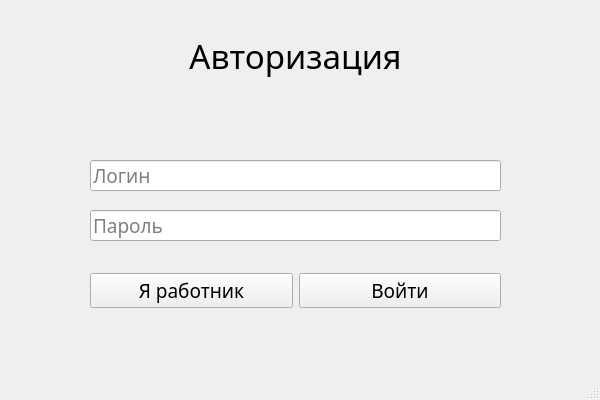
<?xml version="1.0" encoding="UTF-8"?>
<ui version="4.0">
 <class>Form_Authorized_Users</class>
 <widget class="QMainWindow" name="Form_Authorized_Users">
  <property name="geometry">
   <rect>
    <x>0</x>
    <y>0</y>
    <width>600</width>
    <height>400</height>
   </rect>
  </property>
  <property name="font">
   <font>
    <family>Bahnschrift SemiLight</family>
    <pointsize>14</pointsize>
   </font>
  </property>
  <property name="windowTitle">
   <string>Авторизация</string>
  </property>
  <property name="windowIcon">
   <iconset>
    <normaloff>Изображения/Подключение к БД.png</normaloff>Изображения/Подключение к БД.png</iconset>
  </property>
  <widget class="QWidget" name="centralwidget">
   <widget class="QLabel" name="label_Authorized">
    <property name="geometry">
     <rect>
      <x>140</x>
      <y>10</y>
      <width>311</width>
      <height>91</height>
     </rect>
    </property>
    <property name="font">
     <font>
      <pointsize>25</pointsize>
     </font>
    </property>
    <property name="text">
     <string>Авторизация</string>
    </property>
    <property name="alignment">
     <set>Qt::AlignCenter</set>
    </property>
   </widget>
   <widget class="QLineEdit" name="lineE_login">
    <property name="geometry">
     <rect>
      <x>90</x>
      <y>160</y>
      <width>411</width>
      <height>31</height>
     </rect>
    </property>
    <property name="font">
     <font>
      <family>Bahnschrift SemiLight</family>
      <pointsize>14</pointsize>
     </font>
    </property>
    <property name="alignment">
     <set>Qt::AlignLeading|Qt::AlignLeft|Qt::AlignVCenter</set>
    </property>
    <property name="dragEnabled">
     <bool>false</bool>
    </property>
    <property name="placeholderText">
     <string>Логин</string>
    </property>
   </widget>
   <widget class="QLineEdit" name="lineE_password">
    <property name="geometry">
     <rect>
      <x>90</x>
      <y>210</y>
      <width>411</width>
      <height>31</height>
     </rect>
    </property>
    <property name="font">
     <font>
      <family>Bahnschrift SemiLight</family>
      <pointsize>14</pointsize>
     </font>
    </property>
    <property name="alignment">
     <set>Qt::AlignLeading|Qt::AlignLeft|Qt::AlignVCenter</set>
    </property>
    <property name="dragEnabled">
     <bool>false</bool>
    </property>
    <property name="placeholderText">
     <string>Пароль</string>
    </property>
   </widget>
   <widget class="QWidget" name="horizontalLayoutWidget">
    <property name="geometry">
     <rect>
      <x>90</x>
      <y>270</y>
      <width>411</width>
      <height>41</height>
     </rect>
    </property>
    <layout class="QHBoxLayout" name="horizontalLayout">
     <item>
      <widget class="QPushButton" name="btnEmployee">
       <property name="text">
        <string>Я работник</string>
       </property>
      </widget>
     </item>
     <item>
      <widget class="QPushButton" name="btnconnect">
       <property name="font">
        <font>
         <family>Bahnschrift SemiLight</family>
         <pointsize>14</pointsize>
        </font>
       </property>
       <property name="text">
        <string>Войти</string>
       </property>
      </widget>
     </item>
    </layout>
   </widget>
  </widget>
  <widget class="QMenuBar" name="menubar">
   <property name="geometry">
    <rect>
     <x>0</x>
     <y>0</y>
     <width>600</width>
     <height>21</height>
    </rect>
   </property>
  </widget>
  <widget class="QStatusBar" name="statusbar"/>
 </widget>
 <resources/>
 <connections/>
</ui>
